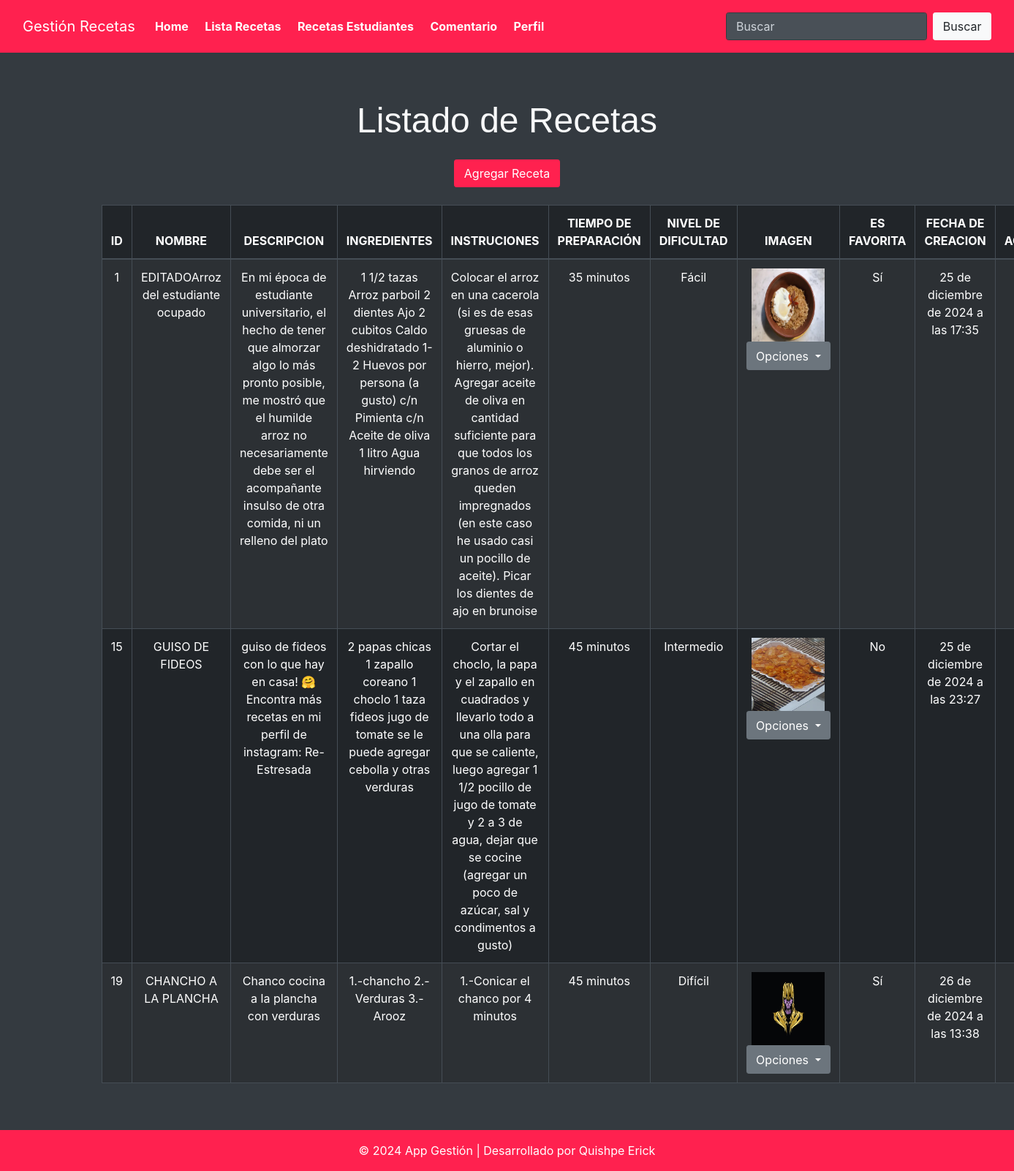
Screenshot of /listado_receta/ with the database file from the repository.
### Aplicaciones/Recetas/models.py (models this page shows)
class Receta(models.Model):
    NIVEL_DIFICULTAD_CHOICES = [
        ('Fácil', 'Fácil'),
        ('Intermedio', 'Intermedio'),
        ('Difícil', 'Difícil'),
    ]
    nombre = models.CharField(max_length=255, verbose_name="Nombre de la receta")
    descripcion = models.TextField(verbose_name="Descripción", blank=True, null=True)
    ingredientes = models.TextField(verbose_name="Ingredientes")
    instrucciones = models.TextField(verbose_name="Instrucciones")
    tiempo_preparacion = models.PositiveIntegerField(verbose_name="Tiempo de preparación (minutos)")
    nivel_dificultad = models.CharField(
        max_length=50,
        choices=NIVEL_DIFICULTAD_CHOICES,
        verbose_name="Nivel de dificultad"
    )
    imagen = models.ImageField(upload_to='recetas/', blank=True, null=True, verbose_name="Imagen de la receta")
    es_favorita = models.BooleanField(default=False, verbose_name="Es favorita")
    fecha_creacion = models.DateTimeField(auto_now_add=True, verbose_name="Fecha de creación")

### Aplicaciones/Recetas/views.py (the view, shortened to what this page needs)
# urls.py: path('listado_receta/', views.listado_receta, name='listado_receta'),
def listado_receta(request):
    busqueda = request.POST.get("buscar")
    recetasBdd = Receta.objects.all()
    return render(request, 'listado_receta.html', {'recetas': recetasBdd})

### Aplicaciones/Recetas/templates/listado_receta.html (shortened to what this page needs)
{% extends "./plantilla.html" %}
{% block contenido %}
{% load static %}
<div class="container mt-5">
    <div class="row">
        <div class="col-12 text-center">
           <br> <h1 class="mb-4">Listado de Recetas</h1>
            <a href="/crear_receta/" class="btn btn-primary mb-4">Agregar Receta</a>
        </div>
    </div>
    <div class="row">
        <div class="col-12">
            <table class="table table-bordered table-dark table-striped table-hover text-center"  id="tbl-recetas">
                <thead>
                    <tr>
                        <th>ID</th>
                        <th>NOMBRE</th>
                        <th>DESCRIPCION</th>
                        <th>INGREDIENTES</th>
                        <th>INSTRUCIONES</th>
                        <th>TIEMPO DE PREPARACIÓN</th>
                        <th>NIVEL DE DIFICULTAD</th>
                        <th>IMAGEN</th>
                        <th>ES FAVORITA</th>
                        <th>FECHA DE CREACION</th>
                        <th>ACCIONES</th>
                    </tr>
                </thead>
                <tbody>
                    {% for receta in recetas %}
                        <tr>
                            <td>{{ receta.id }}</td>
                            <td>{{ receta.nombre }}</td>
                            <td>{{ receta.descripcion }}</td>
                            <td>{{ receta.ingredientes }}</td>
                            <td>{{ receta.instrucciones }}</td>
                            <td>{{ receta.tiempo_preparacion }} minutos</td>
                            <td>{{ receta.nivel_dificultad }}</td>
                            <td>
                                {% if receta.imagen %}
                                <a href="{{ receta.imagen.url }}">
                                <img src="{{ receta.imagen.url }}" alt="Imagen de receta" height="100px" width="100px"></a>
                                <br>
                                <div class="dropdown">
                                    <button class="btn btn-secondary dropdown-toggle" type="button" data-bs-toggle="dropdown" aria-expanded="false">
                                      Opciones
                                    </button>
                                </div>
                                {% endif %}
                            </td>
                            <td>{{ receta.es_favorita|yesno:"Sí,No" }}</td>
                            <td>{{ receta.fecha_creacion }}</td>
                            <td align="center">
                            </td>
                        </tr>
                    {% endfor %}
                </tbody>
            </table>
        </div>
    </div>
</div>
{% endblock %}

### rows the page displays
Receta: id "1", nombre "EDITADOArroz del estudiante ocupado", descripcion "En mi época de estudiante universitario, el hecho de tener que almorzar algo lo más pronto posible, me mostró que el humilde arroz no necesariamente debe ser el acompañante insulso de otra comida, ni un relleno del plato", ingredientes "1 1/2 tazas Arroz parboil 2 dientes Ajo 2 cubitos Caldo deshidratado 1-2 Huevos por persona (a gusto) c/n Pimienta c/n Aceite de oliva 1 litro Agua hirviendo", instrucciones "Colocar el arroz en una cacerola (si es de esas gruesas de aluminio o hierro, mejor). Agregar aceite de oliva en cantidad suficiente para que todos los granos de arroz queden impregnados (en este caso he usado casi un pocillo de aceite). Picar los dientes de ajo en brunoise", tiempo_preparacion "35", nivel_dificultad "Fácil", imagen (picture), es_favorita "Sí", fecha_creacion "25 de diciembre de 2024 a las 17:35"
Receta: id "15", nombre "GUISO DE FIDEOS", descripcion "guiso de fideos con lo que hay en casa! 🤗 Encontra más recetas en mi perfil de instagram: Re-Estresada", ingredientes "2 papas chicas 1 zapallo coreano 1 choclo 1 taza fideos jugo de tomate se le puede agregar cebolla y otras verduras", instrucciones "Cortar el choclo, la papa y el zapallo en cuadrados y llevarlo todo a una olla para que se caliente, luego agregar 1 1/2 pocillo de jugo de tomate y 2 a 3 de agua, dejar que se cocine (agregar un poco de azúcar, sal y condimentos a gusto)", tiempo_preparacion "45", nivel_dificultad "Intermedio", imagen (picture), es_favorita "No", fecha_creacion "25 de diciembre de 2024 a las 23:27"
Receta: id "19", nombre "CHANCHO A LA PLANCHA", descripcion "Chanco cocina a la plancha con verduras", ingredientes "1.-chancho 2.-Verduras 3.-Arooz", instrucciones "1.-Conicar el chanco por 4 minutos", tiempo_preparacion "45", nivel_dificultad "Difícil", imagen (picture), es_favorita "Sí", fecha_creacion "26 de diciembre de 2024 a las 13:38"
